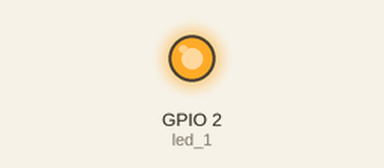
Simulated run of this program. Board: ESP32 board running MicroPython. On the bench: output pins drawn as LEDs (lit = HIGH). At 22.0 s the program stops and its outputs stay as they are.

Above: at 0.75 s.
At 22.0 s:
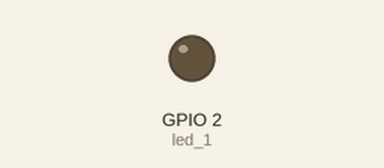
Timing chart, 0 to 23.5 s (numbered marks = the images above):
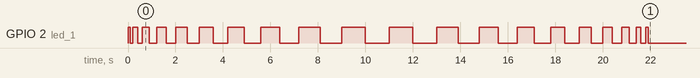

The program:

led_con_incremento_decimal.py
```python
# This file is executed on every boot (including wake-boot from deepsleep)
#import esp
#esp.osdebug(None)
#import webrepl
#webrepl.start()
from machine import Pin  #investigar por que libreria Machine
import time

led_1 = Pin (2, Pin.OUT)

while True:
    i = 0
    while i < 1:
        led_1.value(1)
        time.sleep(i)
        led_1.value(0)
        time.sleep(i)
        i += 0.1  # Incremento decimal

    j = 1
    while j > 0:
        led_1.value(1)
        time.sleep(j)
        led_1.value(0)
        time.sleep(j)
        j -= 0.1  # Decremento decimal
    break

    ##led_1.value(1)
    ##time.sleep(0.2)
    ##led_1.value(0)
    ##time.sleep(0.2)
    ##led_1.value(1)
    ##time.sleep(0.2)
    ##led_1.value(0)
    ##time.sleep(0.2)
    
```

Measured:
- by itself, GPIO 2 (led_1): LOW → HIGH at 0.00 s, → LOW 0.10 s later, → HIGH 0.10 s later, → LOW 0.20 s later, … (40 changes in this stretch)
